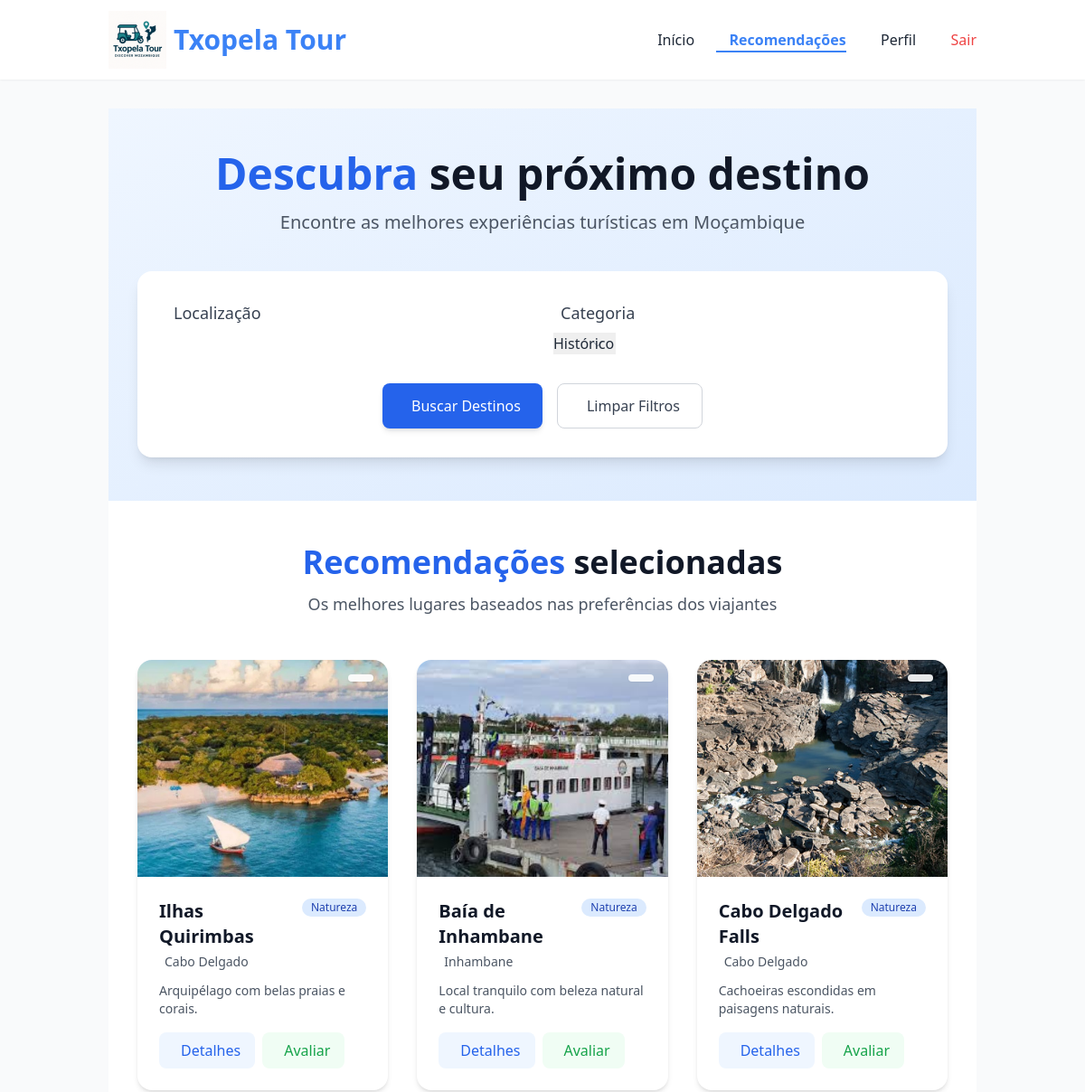
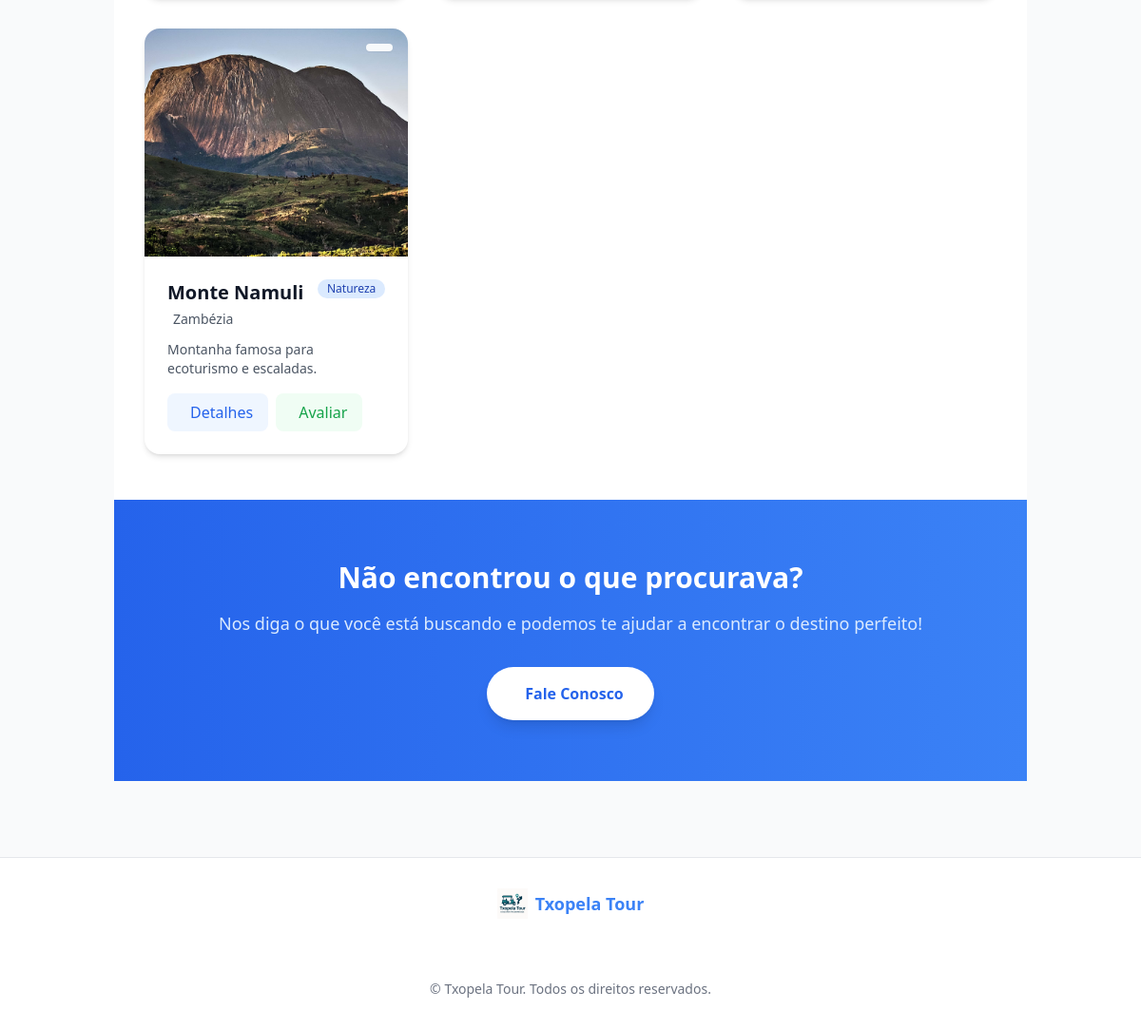
Screenshot of /recomendacoes/ (signed in) with the database file from the repository (2 pictures, top to bottom).
### turismo/models.py (models this page shows, shortened)
class PontoTuristico(models.Model):
    nome = models.CharField(max_length=100)
    descricao = models.TextField()
    localizacao = models.CharField(max_length=200)
    imagem = models.ImageField(upload_to='pontos/', null=True, blank=True)
    data_cadastro = models.DateTimeField(auto_now_add=True)
    categoria = models.CharField(max_length=100, blank=True, null=True)
    @property
    def media_avaliacoes(self):
        avg = self.avaliacoes.aggregate(Avg('nota'))['nota__avg']
        return round(avg, 1) if avg is not None else "Ainda sem avaliações"

### turismo/views.py (the view, shortened to what this page needs)
# urls.py: path('recomendacoes/', views.recomendacoes, name='recomendacoes'),
@login_required
def recomendacoes(request):
    locais = PontoTuristico.objects.all()
    form = PreferenciaForm(request.GET or None)
    filtros_ativos = False  # flag para sabermos se o usuário filtrou manualmente
    usuario = request.user  # User (não perfil)
    boas_avaliacoes = Avaliacao.objects.filter(visitante=usuario, nota__gte=4)
    categorias_favoritas = boas_avaliacoes.values_list('lugar__categoria', flat=True)
    localizacoes_favoritas = boas_avaliacoes.values_list('lugar__localizacao', flat=True)
    locais_avaliados_ids = boas_avaliacoes.values_list('lugar_id', flat=True)
    recomendados = PontoTuristico.objects.filter(
        categoria__in=categorias_favoritas
    ).exclude(id__in=locais_avaliados_ids)
    recomendados |= PontoTuristico.objects.filter(
        localizacao__in=localizacoes_favoritas
    ).exclude(id__in=locais_avaliados_ids)
    recomendados = recomendados.distinct()
    if not filtros_ativos:
        locais = recomendados
    return render(request, 'turismo/recomendacoes.html', {
        'locais': locais,
        'form': form,
    })

### turismo/forms.py
class PreferenciaForm(forms.Form):
    localizacao = forms.CharField(label="Sua localização", required=False)
    categoria = forms.ChoiceField(label="Categoria preferida", choices=CATEGORIAS_CHOICES, required=False)

### turismo/templates/turismo/recomendacoes.html (shortened to what this page needs)
{% extends 'turismo/base.html' %}
{% load static %}
{% block content %}
<section class="bg-gradient-to-br from-blue-50 to-blue-100 py-12 px-4 sm:px-6 lg:px-8">
  <div class="max-w-7xl mx-auto">
    <div class="text-center mb-10">
      <h1 class="text-4xl sm:text-5xl font-bold text-gray-900 mb-4">
        <span class="text-blue-600">Descubra</span> seu próximo destino
      </h1>
      <p class="text-xl text-gray-600 max-w-3xl mx-auto">
        Encontre as melhores experiências turísticas em Moçambique
      </p>
    </div>
    <div class="bg-white rounded-2xl shadow-lg p-6 sm:p-8 max-w-4xl mx-auto">
      <form method="get" class="space-y-6">
        <div class="grid grid-cols-1 md:grid-cols-2 gap-6">
          <div>
            <label for="id_localizacao" class="block text-lg font-medium text-gray-700 mb-2 flex items-center">
               Localização
            </label>
            <div class="relative">
              {{ form.localizacao }}
              <div class="absolute inset-y-0 right-0 flex items-center pr-3 pointer-events-none">
              </div>
            </div>
          </div>
          <div>
            <label for="id_categoria" class="block text-lg font-medium text-gray-700 mb-2 flex items-center">
               Categoria
            </label>
            <div class="relative">
              {{ form.categoria }}
              <div class="absolute inset-y-0 right-0 flex items-center pr-3 pointer-events-none">
              </div>
            </div>
          </div>
        </div>
        <div class="flex flex-col sm:flex-row justify-center gap-4 pt-2">
          <button type="submit"
                  class="flex-1 sm:flex-none inline-flex items-center justify-center gap-2 bg-blue-600 hover:bg-blue-700 text-white px-6 py-3 rounded-lg font-medium transition-all duration-300 transform hover:-translate-y-0.5 shadow-md hover:shadow-lg">
             Buscar Destinos
          </button>
          <a href="{% url 'turismo:recomendacoes' %}"
             class="flex-1 sm:flex-none inline-flex items-center justify-center gap-2 bg-white border border-gray-300 text-gray-700 hover:bg-gray-50 px-6 py-3 rounded-lg font-medium transition-all duration-300">
             Limpar Filtros
          </a>
        </div>
      </form>
    </div>
  </div>
</section>
<section class="py-12 px-4 sm:px-6 lg:px-8 bg-white">
  <div class="max-w-7xl mx-auto">
    <div class="text-center mb-12">
      <h2 class="text-3xl sm:text-4xl font-bold text-gray-900 mb-3">
        <span class="text-blue-600">Recomendações</span> selecionadas
      </h2>
      <p class="text-lg text-gray-600 max-w-2xl mx-auto">
        Os melhores lugares baseados nas preferências dos viajantes
      </p>
    </div>
    {% if locais %}
    <div class="grid grid-cols-1 sm:grid-cols-2 lg:grid-cols-3 gap-8">
      {% for local in locais %}
      <div class="group relative bg-white rounded-2xl shadow-md overflow-hidden transition-all duration-300 hover:shadow-xl hover:-translate-y-2">
        <div class="relative h-60 overflow-hidden">
          {% if local.imagem %}
          <img src="{{ local.imagem.url }}"
               class="w-full h-full object-cover transition-transform duration-500 group-hover:scale-105"
               alt="{{ local.nome }}"
               loading="lazy">
          {% else %}
          <div class="w-full h-full bg-gray-100 flex items-center justify-center text-gray-400">
            <i class="ph ph-image text-5xl"></i>
          </div>
          {% endif %}
          {% if local.media_avaliacoes %}
          <div class="absolute top-4 right-4 bg-white/90 backdrop-blur-sm px-3 py-1 rounded-full shadow-sm flex items-center">
          </div>
          {% endif %}
        </div>
        <div class="p-6">
          <div class="flex items-start justify-between">
            <div>
              <h3 class="text-xl font-bold text-gray-900 mb-1">{{ local.nome }}</h3>
              <p class="flex items-center text-gray-600 text-sm mb-3">
                {{ local.localizacao }}
              </p>
            </div>
            <span class="inline-flex items-center px-2.5 py-0.5 rounded-full text-xs font-medium bg-blue-100 text-blue-800">
              {{ local.categoria }}
            </span>
          </div>
          <p class="text-gray-600 text-sm mb-4 line-clamp-2">{{ local.descricao }}</p>
          <div class="flex flex-wrap gap-2">
            <a href="{% url 'turismo:detalhe_ponto' local.id %}"
               class="inline-flex items-center px-4 py-2 bg-blue-50 hover:bg-blue-100 text-blue-600 rounded-lg font-medium transition-colors">
               Detalhes
            </a>
            <a href="{% url 'turismo:avaliar' local.id %}"
               class="inline-flex items-center px-4 py-2 bg-green-50 hover:bg-green-100 text-green-600 rounded-lg font-medium transition-colors">
               Avaliar
            </a>
          </div>
        </div>
      </div>
      {% endfor %}
    </div>
    {% endif %}
  </div>
</section>
<section class="bg-gradient-to-r from-blue-600 to-blue-500 py-16 px-4 sm:px-6 lg:px-8">
  <div class="max-w-4xl mx-auto text-center">
    <h2 class="text-2xl sm:text-3xl font-bold text-white mb-4">Não encontrou o que procurava?</h2>
    <p class="text-lg text-blue-100 mb-8">Nos diga o que você está buscando e podemos te ajudar a encontrar o destino perfeito!</p>
    <a href="{% url 'turismo:home' %}" class="inline-flex items-center justify-center gap-2 bg-white text-blue-600 hover:bg-gray-100 px-6 py-3 sm:px-8 sm:py-4 rounded-full font-semibold transition-all duration-300 transform hover:scale-105 shadow-lg">
       Fale Conosco
    </a>
  </div>
</section>
{% endblock %}

### turismo/templates/turismo/recomendacoes.html (style rules this page uses)
select { -webkit-appearance: none; -moz-appearance: none; appearance: none; background-repeat: no-repeat; background-position: right 0.75rem center; background-size: 1rem; }
.transition-all { transition-property: all; transition-timing-function: cubic-bezier(0.4, 0, 0.2, 1); transition-duration: 150ms; }

### rows the page displays
PontoTuristico: imagem (picture), nome "Ilhas Quirimbas", localizacao "Cabo Delgado", categoria "Natureza", descricao "Arquipélago com belas praias e corais."
PontoTuristico: imagem (picture), nome "Baía de Inhambane", localizacao "Inhambane", categoria "Natureza", descricao "Local tranquilo com beleza natural e cultura."
PontoTuristico: imagem (picture), nome "Cabo Delgado Falls", localizacao "Cabo Delgado", categoria "Natureza", descricao "Cachoeiras escondidas em paisagens naturais."
PontoTuristico: imagem (picture), nome "Monte Namuli", localizacao "Zambézia", categoria "Natureza", descricao "Montanha famosa para ecoturismo e escaladas."
